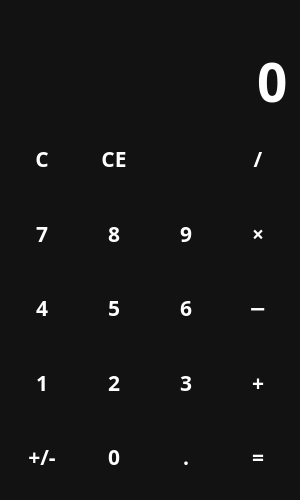
<?xml version="1.0" encoding="UTF-8"?>
<ui version="4.0">
 <class>MainWindow</class>
 <widget class="QMainWindow" name="MainWindow">
  <property name="geometry">
   <rect>
    <x>0</x>
    <y>0</y>
    <width>300</width>
    <height>500</height>
   </rect>
  </property>
  <property name="minimumSize">
   <size>
    <width>300</width>
    <height>500</height>
   </size>
  </property>
  <property name="windowTitle">
   <string>Calculator by DaNk</string>
  </property>
  <property name="windowIcon">
   <iconset resource="files.qrc">
    <normaloff>:/icons/Icons/round_calculate_black_24dp.png</normaloff>:/icons/Icons/round_calculate_black_24dp.png</iconset>
  </property>
  <property name="styleSheet">
   <string notr="true">QWidget {
    color:white;
    background-color: #121212;
    font-family: Rubik;
    font-size: 16pt;
    font-weight: 600;
}

QPushButton {
    background-color: transparent;
    border: none;
}

QPushButton:hover {
    background-color: #666;
}

QPushButton:pressed {
    background-color: #888;
}</string>
  </property>
  <widget class="QWidget" name="centralwidget">
   <layout class="QVBoxLayout" name="verticalLayout">
    <property name="sizeConstraint">
     <enum>QLayout::SetDefaultConstraint</enum>
    </property>
    <item>
     <widget class="QLabel" name="lb_temp">
      <property name="sizePolicy">
       <sizepolicy hsizetype="Preferred" vsizetype="Maximum">
        <horstretch>0</horstretch>
        <verstretch>0</verstretch>
       </sizepolicy>
      </property>
      <property name="styleSheet">
       <string notr="true">color: #888;</string>
      </property>
      <property name="text">
       <string/>
      </property>
      <property name="alignment">
       <set>Qt::AlignRight|Qt::AlignTrailing|Qt::AlignVCenter</set>
      </property>
     </widget>
    </item>
    <item>
     <widget class="QLineEdit" name="le_entry">
      <property name="sizePolicy">
       <sizepolicy hsizetype="Expanding" vsizetype="Maximum">
        <horstretch>0</horstretch>
        <verstretch>0</verstretch>
       </sizepolicy>
      </property>
      <property name="styleSheet">
       <string notr="true">font-size: 40pt;
border: none; </string>
      </property>
      <property name="text">
       <string>0</string>
      </property>
      <property name="maxLength">
       <number>10</number>
      </property>
      <property name="alignment">
       <set>Qt::AlignRight|Qt::AlignTrailing|Qt::AlignVCenter</set>
      </property>
      <property name="readOnly">
       <bool>true</bool>
      </property>
     </widget>
    </item>
    <item>
     <layout class="QGridLayout" name="layout_btn">
      <item row="4" column="3">
       <widget class="QPushButton" name="bt_suc">
        <property name="sizePolicy">
         <sizepolicy hsizetype="Minimum" vsizetype="Expanding">
          <horstretch>0</horstretch>
          <verstretch>0</verstretch>
         </sizepolicy>
        </property>
        <property name="cursor">
         <cursorShape>PointingHandCursor</cursorShape>
        </property>
        <property name="text">
         <string>=</string>
        </property>
        <property name="shortcut">
         <string>=</string>
        </property>
       </widget>
      </item>
      <item row="2" column="0">
       <widget class="QPushButton" name="bt_4">
        <property name="sizePolicy">
         <sizepolicy hsizetype="Minimum" vsizetype="Expanding">
          <horstretch>0</horstretch>
          <verstretch>0</verstretch>
         </sizepolicy>
        </property>
        <property name="cursor">
         <cursorShape>PointingHandCursor</cursorShape>
        </property>
        <property name="mouseTracking">
         <bool>true</bool>
        </property>
        <property name="text">
         <string>4</string>
        </property>
        <property name="shortcut">
         <string>4</string>
        </property>
       </widget>
      </item>
      <item row="0" column="2">
       <widget class="QPushButton" name="bt_shdel">
        <property name="sizePolicy">
         <sizepolicy hsizetype="Minimum" vsizetype="Expanding">
          <horstretch>0</horstretch>
          <verstretch>0</verstretch>
         </sizepolicy>
        </property>
        <property name="cursor">
         <cursorShape>PointingHandCursor</cursorShape>
        </property>
        <property name="text">
         <string/>
        </property>
        <property name="icon">
         <iconset resource="files.qrc">
          <normaloff>:/icons/Icons/round_backspace_white_24dp.png</normaloff>:/icons/Icons/round_backspace_white_24dp.png</iconset>
        </property>
        <property name="iconSize">
         <size>
          <width>24</width>
          <height>24</height>
         </size>
        </property>
        <property name="shortcut">
         <string>Backspace</string>
        </property>
       </widget>
      </item>
      <item row="2" column="2">
       <widget class="QPushButton" name="bt_6">
        <property name="sizePolicy">
         <sizepolicy hsizetype="Minimum" vsizetype="Expanding">
          <horstretch>0</horstretch>
          <verstretch>0</verstretch>
         </sizepolicy>
        </property>
        <property name="cursor">
         <cursorShape>PointingHandCursor</cursorShape>
        </property>
        <property name="text">
         <string>6</string>
        </property>
        <property name="shortcut">
         <string>6</string>
        </property>
       </widget>
      </item>
      <item row="2" column="3">
       <widget class="QPushButton" name="bt_minus">
        <property name="sizePolicy">
         <sizepolicy hsizetype="Minimum" vsizetype="Expanding">
          <horstretch>0</horstretch>
          <verstretch>0</verstretch>
         </sizepolicy>
        </property>
        <property name="cursor">
         <cursorShape>PointingHandCursor</cursorShape>
        </property>
        <property name="text">
         <string>−</string>
        </property>
        <property name="shortcut">
         <string>-</string>
        </property>
       </widget>
      </item>
      <item row="0" column="3">
       <widget class="QPushButton" name="bt_cath">
        <property name="sizePolicy">
         <sizepolicy hsizetype="Minimum" vsizetype="Expanding">
          <horstretch>0</horstretch>
          <verstretch>0</verstretch>
         </sizepolicy>
        </property>
        <property name="cursor">
         <cursorShape>PointingHandCursor</cursorShape>
        </property>
        <property name="text">
         <string>/</string>
        </property>
        <property name="shortcut">
         <string>/</string>
        </property>
       </widget>
      </item>
      <item row="1" column="3">
       <widget class="QPushButton" name="bt_proz">
        <property name="sizePolicy">
         <sizepolicy hsizetype="Minimum" vsizetype="Expanding">
          <horstretch>0</horstretch>
          <verstretch>0</verstretch>
         </sizepolicy>
        </property>
        <property name="cursor">
         <cursorShape>PointingHandCursor</cursorShape>
        </property>
        <property name="text">
         <string>×</string>
        </property>
        <property name="shortcut">
         <string>*</string>
        </property>
       </widget>
      </item>
      <item row="1" column="0">
       <widget class="QPushButton" name="bt_7">
        <property name="sizePolicy">
         <sizepolicy hsizetype="Minimum" vsizetype="Expanding">
          <horstretch>0</horstretch>
          <verstretch>0</verstretch>
         </sizepolicy>
        </property>
        <property name="cursor">
         <cursorShape>PointingHandCursor</cursorShape>
        </property>
        <property name="text">
         <string>7</string>
        </property>
        <property name="shortcut">
         <string>7</string>
        </property>
       </widget>
      </item>
      <item row="0" column="1">
       <widget class="QPushButton" name="bt_ce">
        <property name="sizePolicy">
         <sizepolicy hsizetype="Minimum" vsizetype="Expanding">
          <horstretch>0</horstretch>
          <verstretch>0</verstretch>
         </sizepolicy>
        </property>
        <property name="cursor">
         <cursorShape>PointingHandCursor</cursorShape>
        </property>
        <property name="text">
         <string>CE</string>
        </property>
        <property name="shortcut">
         <string>Del</string>
        </property>
       </widget>
      </item>
      <item row="1" column="2">
       <widget class="QPushButton" name="bt_9">
        <property name="sizePolicy">
         <sizepolicy hsizetype="Minimum" vsizetype="Expanding">
          <horstretch>0</horstretch>
          <verstretch>0</verstretch>
         </sizepolicy>
        </property>
        <property name="cursor">
         <cursorShape>PointingHandCursor</cursorShape>
        </property>
        <property name="text">
         <string>9</string>
        </property>
        <property name="shortcut">
         <string>9</string>
        </property>
       </widget>
      </item>
      <item row="3" column="2">
       <widget class="QPushButton" name="bt_3">
        <property name="sizePolicy">
         <sizepolicy hsizetype="Minimum" vsizetype="Expanding">
          <horstretch>0</horstretch>
          <verstretch>0</verstretch>
         </sizepolicy>
        </property>
        <property name="cursor">
         <cursorShape>PointingHandCursor</cursorShape>
        </property>
        <property name="text">
         <string>3</string>
        </property>
        <property name="shortcut">
         <string>3</string>
        </property>
       </widget>
      </item>
      <item row="0" column="0">
       <widget class="QPushButton" name="bt_c">
        <property name="sizePolicy">
         <sizepolicy hsizetype="Minimum" vsizetype="Expanding">
          <horstretch>0</horstretch>
          <verstretch>0</verstretch>
         </sizepolicy>
        </property>
        <property name="cursor">
         <cursorShape>PointingHandCursor</cursorShape>
        </property>
        <property name="text">
         <string>C</string>
        </property>
       </widget>
      </item>
      <item row="2" column="1">
       <widget class="QPushButton" name="bt_5">
        <property name="sizePolicy">
         <sizepolicy hsizetype="Minimum" vsizetype="Expanding">
          <horstretch>0</horstretch>
          <verstretch>0</verstretch>
         </sizepolicy>
        </property>
        <property name="cursor">
         <cursorShape>PointingHandCursor</cursorShape>
        </property>
        <property name="text">
         <string>5</string>
        </property>
        <property name="shortcut">
         <string>5</string>
        </property>
       </widget>
      </item>
      <item row="4" column="2">
       <widget class="QPushButton" name="bt_point">
        <property name="sizePolicy">
         <sizepolicy hsizetype="Minimum" vsizetype="Expanding">
          <horstretch>0</horstretch>
          <verstretch>0</verstretch>
         </sizepolicy>
        </property>
        <property name="cursor">
         <cursorShape>PointingHandCursor</cursorShape>
        </property>
        <property name="text">
         <string>.</string>
        </property>
        <property name="shortcut">
         <string>Ю, .</string>
        </property>
       </widget>
      </item>
      <item row="4" column="0">
       <widget class="QPushButton" name="bt_false">
        <property name="sizePolicy">
         <sizepolicy hsizetype="Minimum" vsizetype="Expanding">
          <horstretch>0</horstretch>
          <verstretch>0</verstretch>
         </sizepolicy>
        </property>
        <property name="cursor">
         <cursorShape>PointingHandCursor</cursorShape>
        </property>
        <property name="text">
         <string>+/-</string>
        </property>
       </widget>
      </item>
      <item row="3" column="0">
       <widget class="QPushButton" name="bt_1">
        <property name="sizePolicy">
         <sizepolicy hsizetype="Minimum" vsizetype="Expanding">
          <horstretch>0</horstretch>
          <verstretch>0</verstretch>
         </sizepolicy>
        </property>
        <property name="cursor">
         <cursorShape>PointingHandCursor</cursorShape>
        </property>
        <property name="text">
         <string>1</string>
        </property>
        <property name="shortcut">
         <string>1</string>
        </property>
       </widget>
      </item>
      <item row="3" column="3">
       <widget class="QPushButton" name="bt_plus">
        <property name="sizePolicy">
         <sizepolicy hsizetype="Minimum" vsizetype="Expanding">
          <horstretch>0</horstretch>
          <verstretch>0</verstretch>
         </sizepolicy>
        </property>
        <property name="cursor">
         <cursorShape>PointingHandCursor</cursorShape>
        </property>
        <property name="text">
         <string>+</string>
        </property>
        <property name="shortcut">
         <string>+</string>
        </property>
       </widget>
      </item>
      <item row="3" column="1">
       <widget class="QPushButton" name="bt_2">
        <property name="sizePolicy">
         <sizepolicy hsizetype="Minimum" vsizetype="Expanding">
          <horstretch>0</horstretch>
          <verstretch>0</verstretch>
         </sizepolicy>
        </property>
        <property name="cursor">
         <cursorShape>PointingHandCursor</cursorShape>
        </property>
        <property name="text">
         <string>2</string>
        </property>
        <property name="shortcut">
         <string>2</string>
        </property>
       </widget>
      </item>
      <item row="1" column="1">
       <widget class="QPushButton" name="bt_8">
        <property name="sizePolicy">
         <sizepolicy hsizetype="Minimum" vsizetype="Expanding">
          <horstretch>0</horstretch>
          <verstretch>0</verstretch>
         </sizepolicy>
        </property>
        <property name="cursor">
         <cursorShape>PointingHandCursor</cursorShape>
        </property>
        <property name="text">
         <string>8</string>
        </property>
        <property name="shortcut">
         <string>8</string>
        </property>
       </widget>
      </item>
      <item row="4" column="1">
       <widget class="QPushButton" name="bt_0">
        <property name="sizePolicy">
         <sizepolicy hsizetype="Minimum" vsizetype="Expanding">
          <horstretch>0</horstretch>
          <verstretch>0</verstretch>
         </sizepolicy>
        </property>
        <property name="cursor">
         <cursorShape>PointingHandCursor</cursorShape>
        </property>
        <property name="text">
         <string>0</string>
        </property>
        <property name="shortcut">
         <string>0</string>
        </property>
       </widget>
      </item>
     </layout>
    </item>
   </layout>
  </widget>
 </widget>
 <resources>
  <include location="files.qrc"/>
 </resources>
 <connections/>
</ui>
